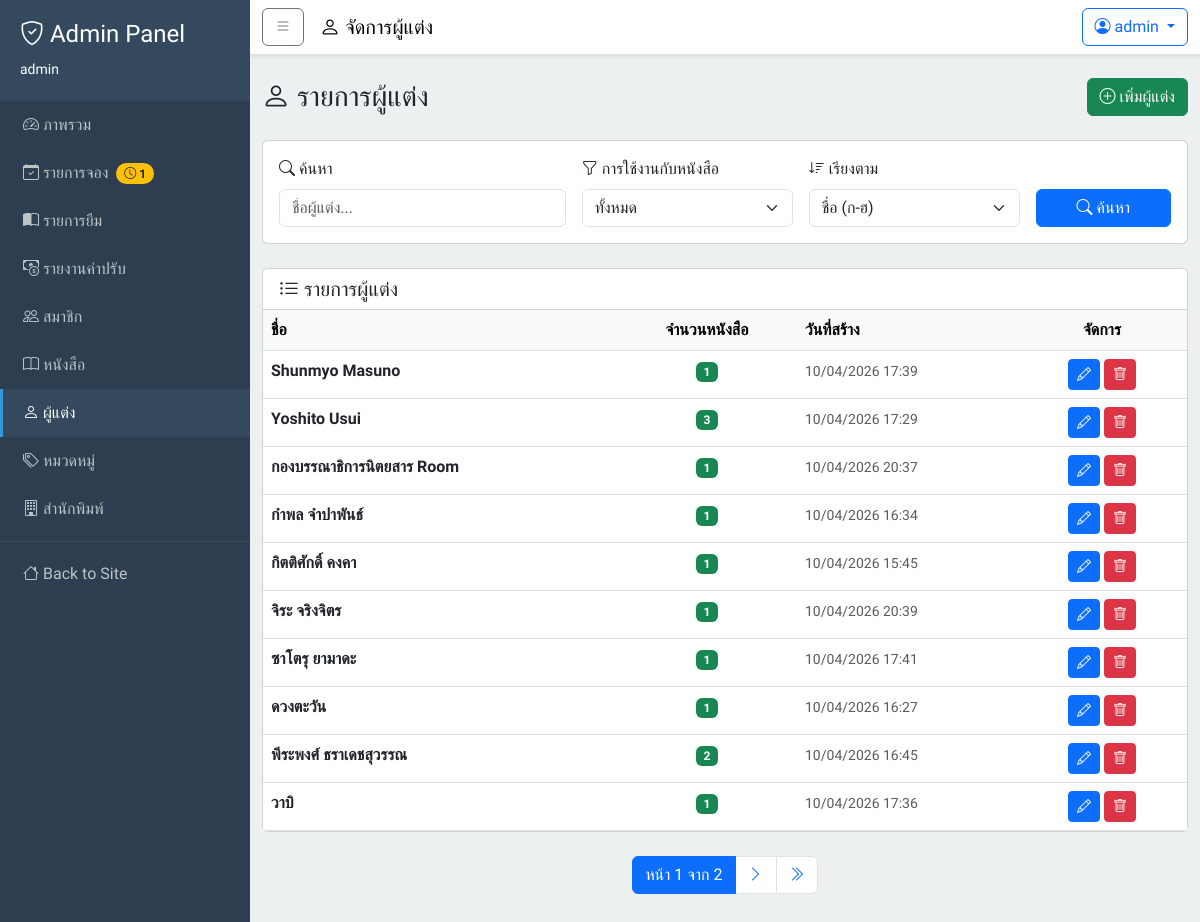
The page /dashboard/authors/ (signed in) on the database its author committed.
### users/models.py (models this page shows, shortened)
class User(AbstractUser):
    phone_number = models.CharField(max_length=10, null=False, blank=False)
    citizen_id = models.CharField(
    max_length=13,
    unique=True,
    null=False,
    blank=False,
    validators=[
        RegexValidator(
            regex=r'^\d{13}$',
            message='Citizen ID must be exactly 13 digits'
        )
    ])

### books/models.py (models this page shows, shortened)
class Author(models.Model):
    id = models.AutoField(primary_key=True)
    name = models.CharField(max_length=255)
    created_at = models.DateTimeField(auto_now_add=True)
    if TYPE_CHECKING:
        books: Manager["Book"]
    class Meta:
        db_table = "authors"
        verbose_name = "Author"
        verbose_name_plural = "Authors"

### books/views.py (the view)
# urls.py: path('dashboard/authors/', views.dashboard_authors_view, name='dashboard_authors'),
@staff_member_required
def dashboard_authors_view(request):
    authors = Author.objects.annotate(books_count=Count('books', distinct=True))
    search_query = request.GET.get('search', '').strip()
    if search_query:
        authors = authors.filter(name__icontains=search_query)
    has_books = request.GET.get('has_books', '').strip()
    if has_books == 'yes':
        authors = authors.filter(books_count__gt=0)
    elif has_books == 'no':
        authors = authors.filter(books_count=0)
    sort_by = request.GET.get('sort', 'name').strip()
    allowed_sorts = {
        'name': 'name',
        '-name': '-name',
        '-created_at': '-created_at',
        'created_at': 'created_at',
        '-books_count': '-books_count',
        'books_count': 'books_count',
    }
    authors = authors.order_by(allowed_sorts.get(sort_by, 'name'), 'id')
    paginator = Paginator(authors, 10)
    page_obj = paginator.get_page(request.GET.get('page'))
    context = {
        'entity_label': 'ผู้แต่ง',
        'entity_icon': 'bi-person',
        'add_url_name': 'books:dashboard_author_form',
        'edit_url_name': 'books:dashboard_author_form_id',
        'delete_url_name': 'books:dashboard_author_delete',
        'page_obj': page_obj,
        'search_query': search_query,
        'has_books': has_books,
        'sort_by': sort_by,
    }
    return render(request, 'dashboard/library_entities/list.html', context)

### books/cart.py (called while the page is built)
    def count(self):
        return len(self.cart)

### templates/dashboard/library_entities/list.html (shortened to what this page needs)
{% extends "base_admin.html" %}
{% block page_title %}
    <i class="bi {{ entity_icon }}"></i> จัดการ{{ entity_label }}
{% endblock page_title %}
{% block content %}
    <div class="d-flex justify-content-between align-items-center mb-4">
        <h3 class="mb-0">
            <i class="bi {{ entity_icon }}"></i> รายการ{{ entity_label }}
        </h3>
        <a href="{% url add_url_name %}" class="btn btn-success">
            <i class="bi bi-plus-circle"></i> เพิ่ม{{ entity_label }}
        </a>
    </div>
    <div class="card mb-4">
        <div class="card-body">
            <form method="get" class="row g-3">
                <div class="col-md-4">
                    <label class="form-label">
                        <i class="bi bi-search"></i> ค้นหา
                    </label>
                    <input type="text"
                           name="search"
                           class="form-control"
                           placeholder="ชื่อ{{ entity_label }}..."
                           value="{{ search_query }}">
                </div>
                <div class="col-md-3">
                    <label class="form-label">
                        <i class="bi bi-funnel"></i> การใช้งานกับหนังสือ
                    </label>
                    <select name="has_books" class="form-select">
                        <option value="" {% if not has_books %}selected{% endif %}>ทั้งหมด</option>
                    </select>
                </div>
                <div class="col-md-3">
                    <label class="form-label">
                        <i class="bi bi-sort-down"></i> เรียงตาม
                    </label>
                    <select name="sort" class="form-select">
                        <option value="name" {% if sort_by == 'name' %}selected{% endif %}>ชื่อ (ก-ฮ)</option>
                    </select>
                </div>
                <div class="col-md-2 d-flex align-items-end">
                    <button type="submit" class="btn btn-primary w-100">
                        <i class="bi bi-search"></i> ค้นหา
                    </button>
                </div>
            </form>
        </div>
    </div>
    <div class="card">
        <div class="card-header bg-white">
            <h5 class="mb-0">
                <i class="bi bi-list-ul"></i> รายการ{{ entity_label }}
            </h5>
        </div>
        <div class="card-body p-0">
            {% if page_obj.object_list %}
                <div class="table-responsive">
                    <table class="table table-hover mb-0">
                        <thead class="table-light">
                            <tr>
                                <th>ชื่อ</th>
                                <th class="text-center col-books-count">จำนวนหนังสือ</th>
                                <th class="col-created-at">วันที่สร้าง</th>
                                <th class="text-center col-actions">จัดการ</th>
                            </tr>
                        </thead>
                        <tbody>
                            {% for item in page_obj %}
                                <tr>
                                    <td>
                                        <strong>{{ item.name }}</strong>
                                    </td>
                                    <td class="text-center">
                                        {% if item.books_count > 0 %}
                                            <span class="badge bg-success">{{ item.books_count }}</span>
                                        {% else %}
                                            <span class="badge bg-secondary">0</span>
                                        {% endif %}
                                    </td>
                                    <td>
                                        <small class="text-muted">{{ item.created_at|date:"d/m/Y H:i" }}</small>
                                    </td>
                                    <td class="text-center">
                                        <a href="{% url edit_url_name item.id %}"
                                           class="btn btn-sm btn-primary"
                                           title="แก้ไข"><i class="bi bi-pencil"></i></a>
                                        <button type="button"
                                                class="btn btn-sm btn-danger"
                                                data-bs-toggle="modal"
                                                data-bs-target="#deleteEntityModal"
                                                data-entity-id="{{ item.id }}"
                                                data-entity-name="{{ item.name }}"
                                                data-entity-books-count="{{ item.books_count }}"
                                                data-delete-url="{% url delete_url_name item.id %}"
                                                title="ลบ">
                                            <i class="bi bi-trash"></i>
                                        </button>
                                    </td>
                                </tr>
                            {% endfor %}
                        </tbody>
                    </table>
                </div>
            {% else %}
                <div class="text-center py-5">
                    <i class="bi bi-inbox fs-1 text-muted"></i>
                    <p class="text-muted mt-3">ไม่พบข้อมูล{{ entity_label }}</p>
                </div>
            {% endif %}
        </div>
    </div>
    {% if page_obj.has_other_pages %}
        <nav aria-label="Page navigation" class="mt-4">
            <ul class="pagination justify-content-center">
                <li class="page-item active">
                    <span class="page-link">หน้า {{ page_obj.number }} จาก {{ page_obj.paginator.num_pages }}</span>
                </li>
                {% if page_obj.has_next %}
                    <li class="page-item">
                        <a class="page-link"
                           href="?page={{ page_obj.next_page_number }}{% if search_query %}&search={{ search_query }}{% endif %}{% if has_books %}&has_books={{ has_books }}{% endif %}{% if sort_by %}&sort={{ sort_by }}{% endif %}">
                            <i class="bi bi-chevron-right"></i>
                        </a>
                    </li>
                    <li class="page-item">
                        <a class="page-link"
                           href="?page={{ page_obj.paginator.num_pages }}{% if search_query %}&search={{ search_query }}{% endif %}{% if has_books %}&has_books={{ has_books }}{% endif %}{% if sort_by %}&sort={{ sort_by }}{% endif %}">
                            <i class="bi bi-chevron-double-right"></i>
                        </a>
                    </li>
                {% endif %}
            </ul>
        </nav>
    {% endif %}
{% endblock content %}

### templates/base_admin.html (shortened to what this page needs)
{% load static %}
<!DOCTYPE html>
<html lang="th">
    <head>
        <link href="https://cdn.jsdelivr.net/npm/bootstrap@5.3.0/dist/css/bootstrap.min.css"
              rel="stylesheet">
        <link rel="stylesheet"
              href="https://cdn.jsdelivr.net/npm/bootstrap-icons@1.10.0/font/bootstrap-icons.css">
        <link rel="stylesheet" href="{% static 'css/global.css' %}">
    </head>
    <body>
        <div class="wrapper">
            <nav class="sidebar" id="sidebar">
                <div class="sidebar-header">
                    <h4>
                        <i class="bi bi-shield-check"></i> Admin Panel
                    </h4>
                    <small>{{ user.username }}</small>
                </div>
                <ul class="nav flex-column">
                    <li class="nav-item">
                        <a class="nav-link {% if request.resolver_match.url_name == 'dashboard_home' %}active{% endif %}"
                           href="{% url 'dashboard_home' %}">
                            <i class="bi bi-speedometer2"></i> ภาพรวม
                        </a>
                    </li>
                    <li class="nav-item">
                        <a class="nav-link {% if 'holds' in request.path %}active{% endif %}"
                           href="{% url 'holds:dashboard_holds' %}">
                            <i class="bi bi-calendar-check"></i> รายการจอง
                            {% if pending_holds_count > 0 %}
                                <span class="badge bg-warning text-dark rounded-pill ms-1"
                                      title="รอการยืนยัน">
                                    <i class="bi bi-clock"></i> {{ pending_holds_count }}
                                </span>
                            {% endif %}
                        </a>
                    </li>
                    <li class="nav-item">
                        <a class="nav-link {% if 'loans' in request.path %}active{% endif %}"
                           href="{% url 'loans:dashboard_loans' %}">
                            <i class="bi bi-book-half"></i> รายการยืม
                        </a>
                    </li>
                    <li class="nav-item">
                        <a class="nav-link {% if 'dashboard/fines' in request.path %}active{% endif %}"
                           href="{% url 'fines:dashboard_fines' %}">
                            <i class="bi bi-cash-coin"></i> รายงานค่าปรับ
                        </a>
                    </li>
                    <li class="nav-item">
                        <a class="nav-link {% if 'dashboard/users' in request.path %}active{% endif %}"
                           href="{% url 'users:dashboard_users' %}">
                            <i class="bi bi-people"></i> สมาชิก
                        </a>
                    </li>
                    <li class="nav-item">
                        <a class="nav-link {% if 'dashboard/books' in request.path %}active{% endif %}"
                           href="{% url 'books:dashboard_books' %}">
                            <i class="bi bi-book"></i> หนังสือ
                        </a>
                    </li>
                    <li class="nav-item">
                        <a class="nav-link {% if 'dashboard/authors' in request.path %}active{% endif %}"
                           href="{% url 'books:dashboard_authors' %}">
                            <i class="bi bi-person"></i> ผู้แต่ง
                        </a>
                    </li>
                    <li class="nav-item">
                        <a class="nav-link {% if 'dashboard/categories' in request.path %}active{% endif %}"
                           href="{% url 'books:dashboard_categories' %}">
                            <i class="bi bi-tags"></i> หมวดหมู่
                        </a>
                    </li>
                    <li class="nav-item">
                        <a class="nav-link {% if 'dashboard/publishers' in request.path %}active{% endif %}"
                           href="{% url 'books:dashboard_publishers' %}">
                            <i class="bi bi-building"></i> สำนักพิมพ์
                        </a>
                    </li>
                    <li>
                        <hr class="my-2 border-secondary">
                    </li>
                    <li class="nav-item">
                        <a class="nav-link" href="{% url 'home' %}">
                            <i class="bi bi-house"></i> Back to Site
                        </a>
                    </li>
                </ul>
            </nav>
            <div class="content">
                <nav class="top-navbar navbar navbar-expand-lg navbar-light">
                    <div class="container-fluid">
                        <button class="btn btn-outline-secondary me-3"
                                type="button"
                                id="sidebarToggle">
                            <i class="bi bi-list"></i>
                        </button>
                        <span class="navbar-brand mb-0 h1">
                            {% block page_title %}{% endblock page_title %}
                        </span>
                        <div class="ms-auto">
                            <div class="dropdown">
                                <a class="btn btn-outline-primary dropdown-toggle"
                                   href="#"
                                   role="button"
                                   data-bs-toggle="dropdown">
                                    <i class="bi bi-person-circle"></i> {{ user.username }}
                                </a>
                            </div>
                        </div>
                    </div>
                </nav>
                <div class="container-fluid py-4">
                    {% block content %}
                    {% endblock content %}
                </div>
            </div>
        </div>
        {% include "includes/toast.html" %}
    </body>
</html>

### templates/base_admin.html (style rules this page uses)
body { font-family: 'Prompt', sans-serif; min-height: 100vh; display: flex; flex-direction: column; }
.wrapper { display: flex; flex: 1; }
.sidebar { min-width: 250px; max-width: 250px; background: #2c3e50; color: #fff; transition: all 0.3s; }
.sidebar .nav-link { color: #bdc3c7; padding: 12px 20px; border-left: 3px solid transparent; }
.sidebar .nav-link.active { color: #fff; background: #34495e; border-left-color: #3498db; }
.sidebar-header { padding: 20px; background: #34495e; }
.content { flex: 1; background: #ecf0f1; overflow-y: auto; }
.top-navbar { background: #fff; box-shadow: 0 2px 4px rgba(0,0,0,0.1); }

### templates/dashboard/library_entities/list.html (style rules this page uses)
.col-books-count { width: 180px; }
.col-created-at { width: 220px; }
.col-actions { width: 170px; }

### rows shown on the page
User: username "admin"
Author: name "Shunmyo Masuno", books_count "1", created_at "10/04/2026 17:39"
Author: name "Yoshito Usui", books_count "3", created_at "10/04/2026 17:29"
Author: name "กองบรรณาธิการนิตยสาร Room", books_count "1", created_at "10/04/2026 20:37"
Author: name "กำพล จำปาพันธ์", books_count "1", created_at "10/04/2026 16:34"
Author: name "กิตติศักดิ์ คงคา", books_count "1", created_at "10/04/2026 15:45"
Author: name "จิระ จริงจิตร", books_count "1", created_at "10/04/2026 20:39"
Author: name "ซาโตรุ ยามาดะ", books_count "1", created_at "10/04/2026 17:41"
Author: name "ดวงตะวัน", books_count "1", created_at "10/04/2026 16:27"
Author: name "พีระพงศ์ ธราเดชสุวรรณ", books_count "2", created_at "10/04/2026 16:45"
Author: name "วาบิ", books_count "1", created_at "10/04/2026 17:36"

### other values the page prints
{{ pending_holds_count }} "1"
{{ entity_label }} "ผู้แต่ง"
{{ page_obj.number }} "1"
{{ page_obj.paginator.num_pages }} "2"
